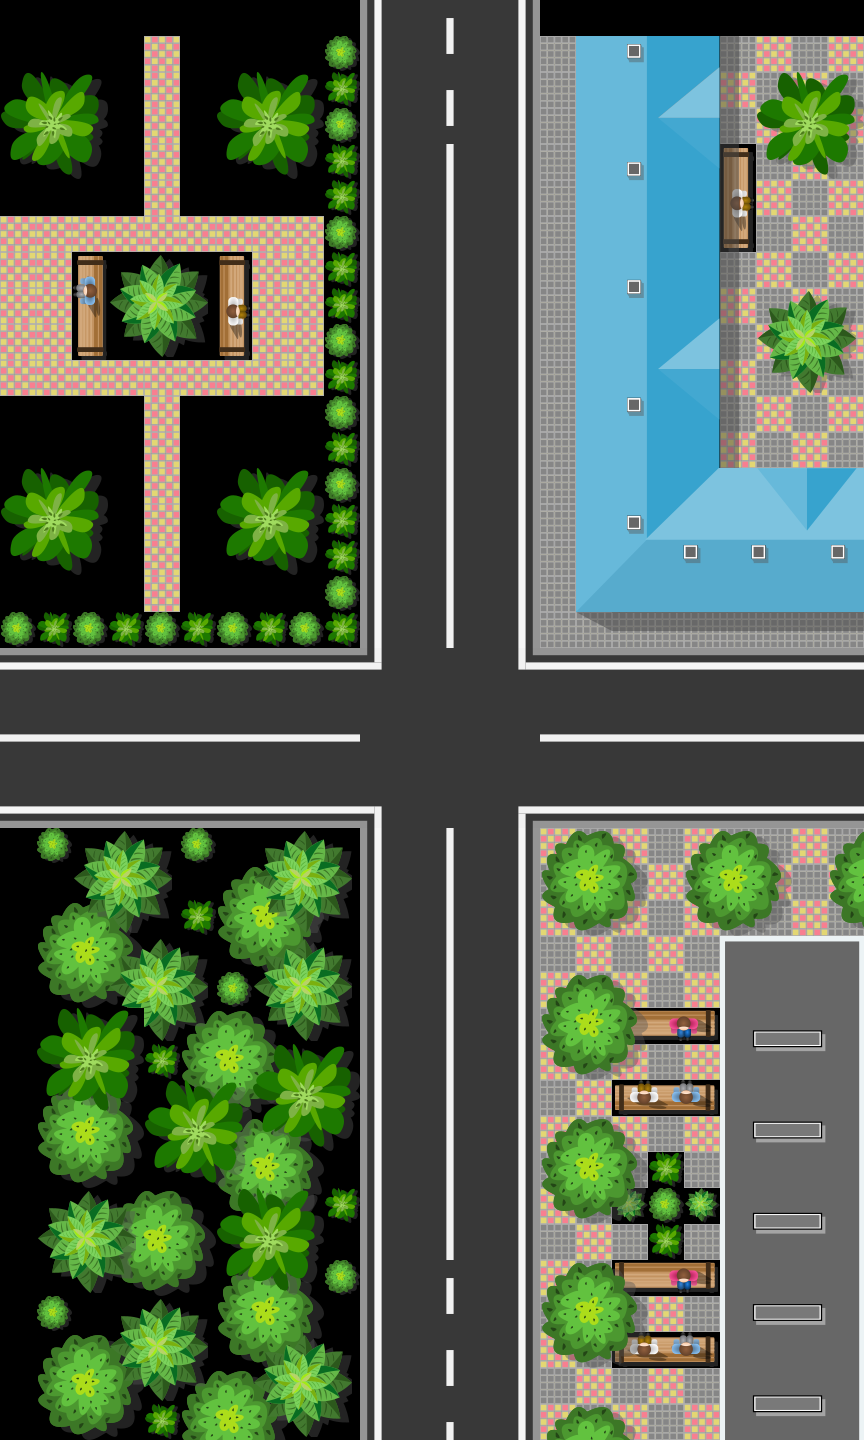

Below is a game level as drawn by its tile map, then a one-line description and the .tmx that defines it (tile-layer data replaced by summaries):
An orthogonal 24x40 tile map with 36x36 px tiles, 2 tile layers (Road Map, Tile Layer 2) and 24 objects (3x 1, 2x 2, 2x 3, 2x 4, 5, ...).

<map version="1.8" tiledversion="1.8.0" orientation="orthogonal" renderorder="right-down" width="24" height="40" tilewidth="36" tileheight="36" infinite="0" nextlayerid="7" nextobjectid="131">
 <tileset firstgid="1" name="new_tile_map" tilewidth="36" tileheight="36" tilecount="784" columns="28">
  <image source="../map_tileset/new_tile_map.png" width="1024" height="1024" />
 </tileset>
 <layer id="1" name="Road Map" width="24" height="40">
  <data>[960 cells, 717 non-empty, 105 distinct tile ids]</data>
 </layer>
 <layer id="6" name="Tile Layer 2" width="24" height="40">
  <data>[960 cells, 276 non-empty, 111 distinct tile ids]</data>
 </layer>
 <objectgroup id="2" name="Follow Path 2">
  <object id="115" name="1" x="486" y="907">
   <ellipse />
  </object>
  <object id="116" x="487" y="838">
   <ellipse />
  </object>
  <object id="117" x="479" y="773">
   <ellipse />
  </object>
  <object id="118" x="465" y="733">
   <ellipse />
  </object>
  <object id="128" x="400" y="702">
   <ellipse />
  </object>
  <object id="129" x="10" y="701">
   <ellipse />
  </object>
  <object id="130" x="-384" y="840">
   <ellipse />
  </object>
 </objectgroup>
 <objectgroup id="3" name="Follow Path 1" visible="0">
  <object id="2" name="1" x="672" y="702">
   <ellipse />
  </object>
  <object id="3" name="2" x="585" y="702">
   <ellipse />
  </object>
  <object id="4" name="3" x="329" y="703">
   <ellipse />
  </object>
  <object id="5" name="4" x="10" y="705">
   <ellipse />
  </object>
  <object id="53" name="5" x="-255" y="511">
   <ellipse />
  </object>
 </objectgroup>
 <objectgroup id="4" name="Follow Path 3" visible="0">
  <object id="8" name="1" x="414" y="566">
   <ellipse />
  </object>
  <object id="9" name="2" x="414" y="632">
   <ellipse />
  </object>
  <object id="33" name="3" x="414" y="1426">
   <ellipse />
  </object>
  <object id="59" name="4" x="419" y="1583">
   <ellipse />
  </object>
 </objectgroup>
 <objectgroup id="5" name="road_signs">
  <object id="93" name="sign_1_1" x="521" y="859">
   <ellipse />
  </object>
  <object id="94" name="sign_1_2" x="525" y="909">
   <ellipse />
  </object>
  <object id="98" name="sign_2_1" x="333.017" y="667.406">
   <ellipse />
  </object>
  <object id="99" name="sign_2_2" x="331.017" y="617.406">
   <ellipse />
  </object>
  <object id="100" name="sign_3_1" x="330.795" y="856.156">
   <ellipse />
  </object>
  <object id="101" name="sign_3_2" x="283.795" y="851.156">
   <ellipse />
  </object>
  <object id="102" name="sign_4_1" x="522.709" y="665.15">
   <ellipse />
  </object>
  <object id="103" name="sign_4_2" x="570.709" y="664.15">
   <ellipse />
  </object>
 </objectgroup>
</map>
